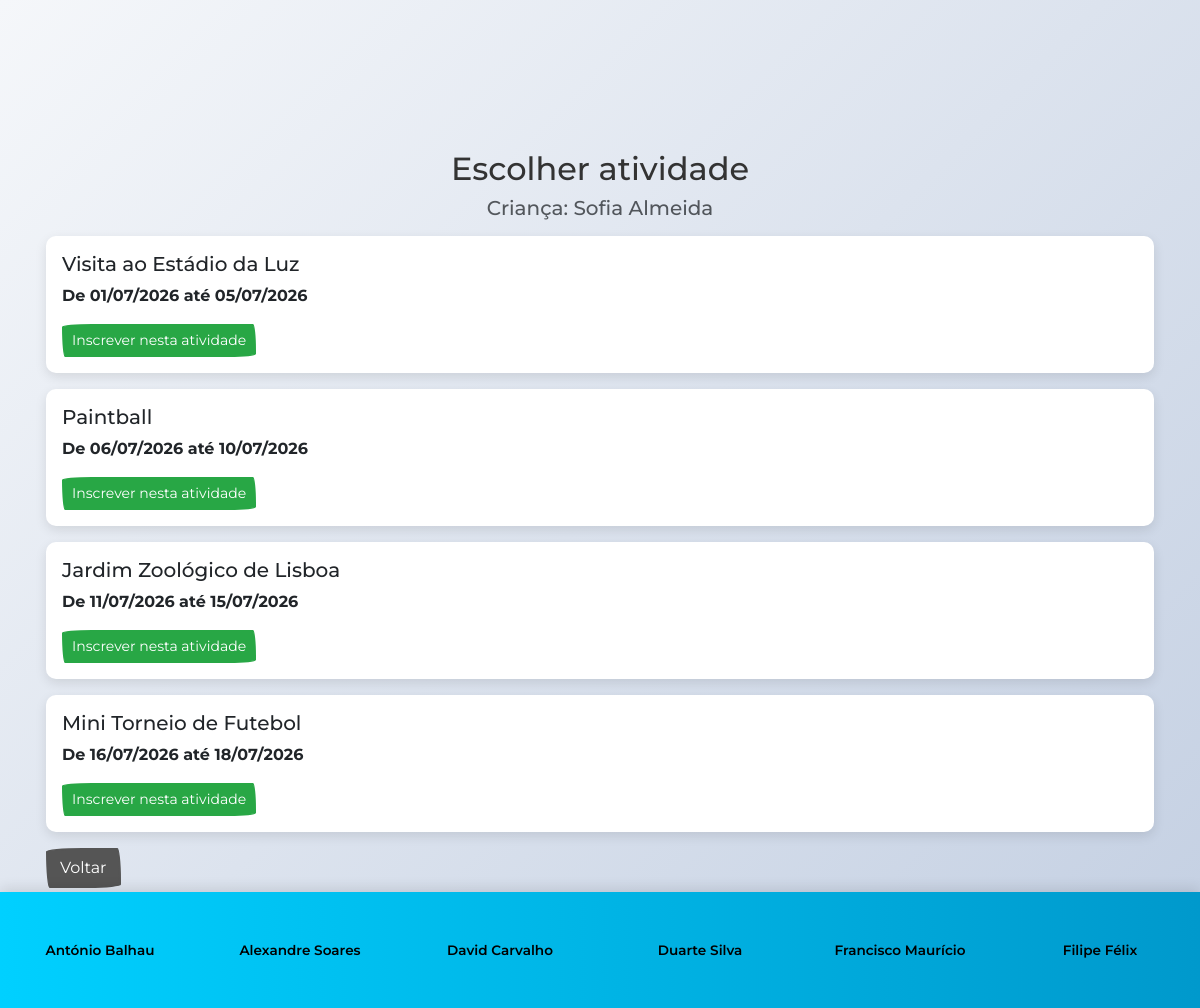
The page /inscrever.php?id=1 (signed in) on the database its author committed.
### tables this page shows
CREATE TABLE IF NOT EXISTS aluno (
  id int(11) NOT NULL AUTO_INCREMENT,
  nome varchar(100) NOT NULL,
  data_nascimento date NOT NULL,
  enc_educacao int(11) NOT NULL,
  PRIMARY KEY (id),
  FOREIGN KEY (enc_educacao) REFERENCES enc_educacao(id)
);

CREATE TABLE IF NOT EXISTS atividade (
  id int(11) NOT NULL AUTO_INCREMENT,
  titulo varchar(100) NOT NULL,
  descricao text NOT NULL,
  imagem varchar(50) NOT NULL,
  data_inicio date NOT NULL,
  data_fim date NOT NULL,
  lotacao_max int(11) NOT NULL,
  PRIMARY KEY (id)
);

### inscrever.php (the view, shortened to what this page needs)
<?php
$id_user = intval($_SESSION['id_user']);
$nivel = intval($_SESSION['nivel']);
if (isset($_GET['id']) && ctype_digit($_GET['id'])) {
    $id_crianca = (int) $_GET['id'];
} elseif (isset($_POST['id_crianca']) && ctype_digit($_POST['id_crianca'])) {
    $id_crianca = (int) $_POST['id_crianca'];
} else {
    die("Aluno inválido");
}
$voltar = isset($_GET['voltar']) ? $_GET['voltar'] : 'gerir_criancas.php';
if ($nivel == 2) {
    $stmt_enc = mysqli_prepare($conn, "
        SELECT id
        FROM enc_educacao
        WHERE email = (
            SELECT email
            FROM utilizador
            WHERE id = ?
        )
    ");
    mysqli_stmt_bind_param($stmt_enc, "i", $id_user);
    mysqli_stmt_execute($stmt_enc);
    $res_enc = mysqli_stmt_get_result($stmt_enc);
    mysqli_stmt_close($stmt_enc);
    if (!$res_enc || mysqli_num_rows($res_enc) == 0) {
        redirecionarComErro('Encarregado não encontrado na base de dados.', 'erro.php');
    }
    $enc_data = mysqli_fetch_assoc($res_enc);
    $enc_id = intval($enc_data['id']);
    $stmt_aluno = mysqli_prepare($conn, "
        SELECT id, nome
        FROM aluno
        WHERE id = ?
        AND enc_educacao = ?
    ");
    mysqli_stmt_bind_param($stmt_aluno, "ii", $id_crianca, $enc_id);
    mysqli_stmt_execute($stmt_aluno);
    $res_aluno = mysqli_stmt_get_result($stmt_aluno);
    mysqli_stmt_close($stmt_aluno);
    if (!$res_aluno || mysqli_num_rows($res_aluno) == 0) {
        redirecionarComErro('Não tem permissão para inscrever esta criança.', 'gerir_criancas.php');
    }
    $aluno_atual = mysqli_fetch_assoc($res_aluno);
} elseif ($nivel == 1 || $nivel == 3) {
    $stmt_aluno = mysqli_prepare($conn, "
        SELECT id, nome
        FROM aluno
        WHERE id = ?
    ");
    mysqli_stmt_bind_param($stmt_aluno, "i", $id_crianca);
    mysqli_stmt_execute($stmt_aluno);
    $res_aluno = mysqli_stmt_get_result($stmt_aluno);
    $aluno_atual = mysqli_fetch_assoc($res_aluno);
} else {
    redirecionarComErro('Acesso negado.', 'index.php');
}
$stmt_atividades = mysqli_prepare($conn, "
    SELECT *
    FROM atividade
    ORDER BY data_inicio
");
mysqli_stmt_execute($stmt_atividades);
$result = mysqli_stmt_get_result($stmt_atividades);
?>
<!DOCTYPE html>
<html lang="pt">
<head>
    <link rel="stylesheet" href="bootstrap.min.css">
    <link rel="stylesheet" href="style.css">
</head>
<body>
<div class="container" style="padding:2vh; margin-top: 30px;">
    <h2 class="text-center">Escolher atividade</h2>
    <h5 class="text-center text-muted">
        Criança: <?php echo htmlspecialchars($aluno_atual['nome']); ?>
    </h5>
    <?php while ($atividade = mysqli_fetch_assoc($result)) { ?>
        <div class="card mt-3 p-3">
            <h5><?php echo htmlspecialchars($atividade['titulo']); ?></h5>
            <p>
                De <?php echo date('d/m/Y', strtotime($atividade['data_inicio'])); ?>
                até <?php echo date('d/m/Y', strtotime($atividade['data_fim'])); ?>
            </p>
            <form method="post">
                <button type="submit" class="btn btn-success btn-sm">
                    Inscrever nesta atividade
                </button>
            </form>
        </div>
    <?php } ?>
    <div class="mt-3">
        <a href="<?php echo htmlspecialchars($voltar); ?>" class="btn btn-secondary">
            Voltar
        </a>
    </div>
</div>
<?php include './rodape.php'; ?>
</body>
</html>

### rodape.php (shortened to what this page needs)
<footer class="fixed-bottom" style="background-color: #ffffff; border: none;">
	<div class="row text-center" style="margin: 3vh 0 3vh; color: black;">
		<div class="col">António Balhau</div>
		<div class="col">Alexandre Soares</div>
		<div class="col">David Carvalho</div>
		<div class="col">Duarte Silva</div>
		<div class="col">Francisco Maurício</div>
		<div class="col">Filipe Félix</div>
	</div>
	</footer>

### style.css (style rules this page uses)
* { margin: 0; padding: 0; box-sizing: border-box; }
body { font-family: 'Montserrat', sans-serif; background: linear-gradient(135deg, #f5f7fa 0%, #c3cfe2 100%); background-attachment: fixed; color: #333; }
.card { border: none; border-radius: 10px; box-shadow: 0 4px 12px rgba(0, 0, 0, 0.1); transition: all 0.3s ease; background: white; overflow: hidden; }
footer { background: linear-gradient(90deg, #00d0ff 0%, #0099cc 100%); color: white; padding: 1.5rem 0; margin-top: 3rem; box-shadow: 0 -4px 12px rgba(0, 0, 0, 0.1); position: fixed; bottom: 0; width: 100%; z-index: 1020; }
footer .col { font-weight: 600; font-size: 0.85rem; }
.container { padding-top: 120px !important; padding-bottom: 120px !important; }

### rows shown on the page
aluno: nome "Sofia Almeida"
atividade: titulo "Visita ao Estádio da Luz", data_inicio "01/07/2026", data_fim "05/07/2026"
atividade: titulo "Paintball", data_inicio "06/07/2026", data_fim "10/07/2026"
atividade: titulo "Jardim Zoológico de Lisboa", data_inicio "11/07/2026", data_fim "15/07/2026"
atividade: titulo "Mini Torneio de Futebol", data_inicio "16/07/2026", data_fim "18/07/2026"
